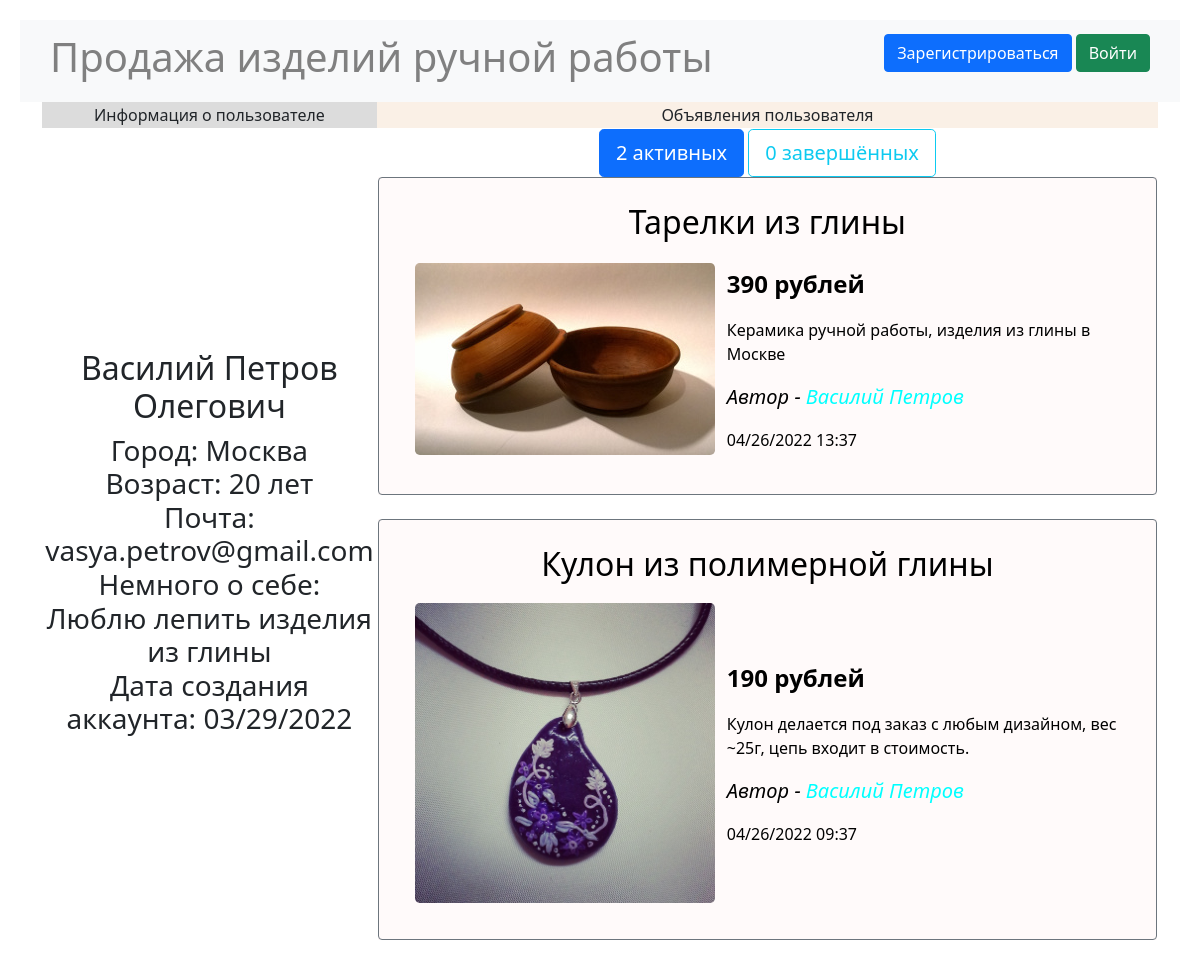
Page /user/5/active on the earlier database version.
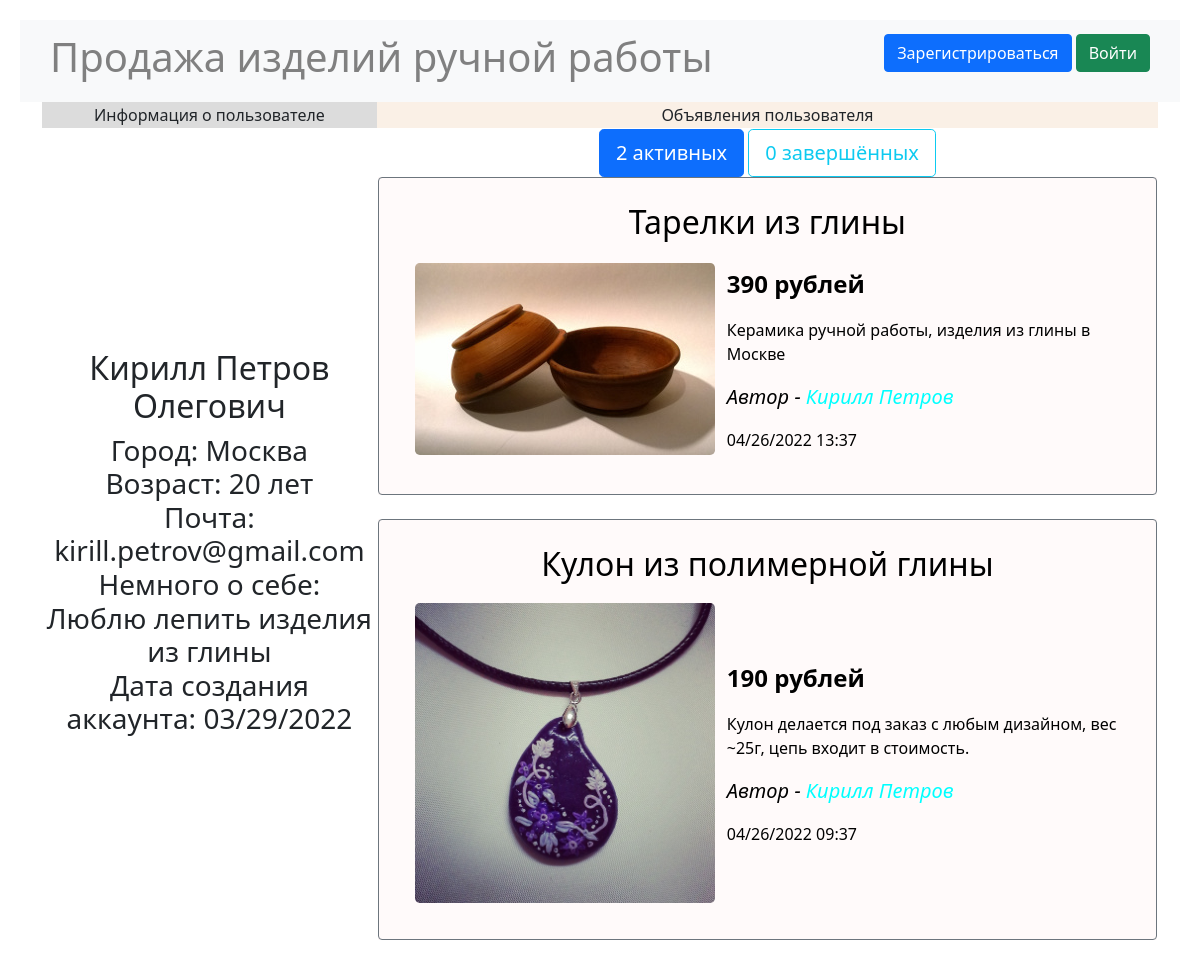
Same page on the later database version.
### data/users.py (models this page shows, shortened)
class User(SqlAlchemyBase, UserMixin, SerializerMixin):
    __tablename__ = 'users'
    id = sqlalchemy.Column(sqlalchemy.Integer,
                           primary_key=True, autoincrement=True)
    name = sqlalchemy.Column(sqlalchemy.String, nullable=True)
    surname = sqlalchemy.Column(sqlalchemy.String, nullable=True)
    patronymic = sqlalchemy.Column(sqlalchemy.String, nullable=True)
    city = sqlalchemy.Column(sqlalchemy.String, nullable=True)
    age = sqlalchemy.Column(sqlalchemy.Integer, nullable=True)
    email = sqlalchemy.Column(sqlalchemy.String,
                              index=True, unique=True, nullable=True)
    about = sqlalchemy.Column(sqlalchemy.String, nullable=True)
    hashed_password = sqlalchemy.Column(sqlalchemy.String, nullable=True)
    created_date = sqlalchemy.Column(sqlalchemy.DateTime,
                                     default=datetime.datetime.now)
    ads = orm.relation("Ad", back_populates='user')

### data/ads.py (models this page shows)
class Ad(SqlAlchemyBase, SerializerMixin):
    __tablename__ = 'ads'
    id = sqlalchemy.Column(sqlalchemy.Integer,
                           primary_key=True, autoincrement=True)
    user_id = sqlalchemy.Column(sqlalchemy.Integer,
                                sqlalchemy.ForeignKey("users.id"))
    title = sqlalchemy.Column(sqlalchemy.String, nullable=True)
    content = sqlalchemy.Column(sqlalchemy.String, nullable=True)
    price = sqlalchemy.Column(sqlalchemy.Integer, nullable=True)
    filename = sqlalchemy.Column(sqlalchemy.String, nullable=True)
    created_date = sqlalchemy.Column(sqlalchemy.DateTime,
                                     default=datetime.datetime.now)
    is_sold = sqlalchemy.Column(sqlalchemy.Boolean, default=False)
    material = sqlalchemy.Column(sqlalchemy.String, nullable=True)
    condition = sqlalchemy.Column(sqlalchemy.String, nullable=True)
    user = orm.relation('User')

### main.py (the view)
@app.route("/user/<user_id>/<state>")
def profile(user_id, state):
    db_sess = db_session.create_session()
    user = db_sess.query(User).filter(User.id == user_id).first()
    active_ads = db_sess.query(Ad).filter(Ad.user == user,
                                          Ad.is_sold == 0).all()
    complete_ads = db_sess.query(Ad).filter(Ad.user == user,
                                            Ad.is_sold == 1).all()
    ads = complete_ads if state == "complete" else active_ads
    params = {
        "user": user,
        "ads": ads,
        "active": active_ads,
        "complete": complete_ads,
        "title": f"Профиль пользователя {user.name} {user.surname}",
        "state": state,
        "css": "/static/css/index.css"
    }
    return render_template("profile.html", **params)

### data/db_session.py (called while the page is built)
def create_session() -> Session:
    global __factory
    return __factory()

### functions.py (called while the page is built)
def get_utc(city_to_find):
    with open('db/cities_utc.csv', encoding="utf8") as csvfile:
        reader = csv.reader(csvfile, delimiter=';', quotechar='"')
        for city, utc in reader:
            if city == city_to_find and city != "Город":
                return int(utc)
    return 0

### main.py (called while the page is built)
@app.template_filter('change_time')
def change_time(time, city):
    return time + datetime.timedelta(hours=get_utc(city))

### templates/profile.html
{% extends "base.html" %}
{% block content %}
<table>
    <tr>
        <td align="center" bgcolor="#DCDCDC" width="30%">Информация о пользователе</td>
        <td align="center" bgcolor="#FAF0E6">Объявления пользователя</td>
    </tr>
    <tr>
        <td align="center"><h2 >{{user.name}} {{user.surname}} {{user.patronymic}}</h2>
            <h3 >Город: {{user.city}}<br>
                Возраст: {{user.age}} лет<br>
                Почта: {{user.email}}<br>
                Немного о себе:<br>{{user.about}}<br>
                Дата создания аккаунта:
                {{(user.created_date |
                change_time(current_user.city)).strftime("%m/%d/%Y")}}</h3></td>
        <td align="center">
            {% if state == "complete" %}
                {% set active_btn_color = "btn-outline-primary" %}
                {% set complete_btn_color = "btn-info" %}
            {% else %}
                {% set active_btn_color = "btn-primary" %}
                {% set complete_btn_color = "btn-outline-info" %}
            {% endif %}
            <div class="d-grid gap-2 d-md-block" role="group"
                 aria-label="Basic radio toggle button group" align="top">
                <a type="button" href="/user/{{user.id}}/active"
                   class="btn {{ active_btn_color }} btn-lg">
                    {{ active | length() }} активных</a>
                <a type="button" href="/user/{{user.id}}/complete"
                   class="btn {{ complete_btn_color }} btn-lg">
                    {{ complete | length() }} завершённых</a>
            </div>
            {% include "ads_list.html" %}
        </td>
    </tr>
</table>
{% endblock %}

### templates/base.html (shortened to what this page needs)
<!doctype html>
<html lang="en">
<head>
    <link href="https://cdn.jsdelivr.net/npm/bootstrap@5.1.3/dist/css/bootstrap.min.css"
          rel="stylesheet"
>
    <link rel="stylesheet" type="text/css" href={{css}}>
    <link rel="stylesheet" type="text/css" href="/static/css/base.css">
</head>
<body>
<header>
    <nav class="navbar navbar-light bg-light">
        <span class="navbar-text h1" data-bs-toggle="tooltip"
              data-bs-placement="bottom" title="Перейти на главную страницу">
            <a href="/" class="base_title"
               style="color:grey; white-space: nowrap;">
                Продажа изделий ручной работы</a></span>
        {% if current_user.is_authenticated %}
        <div class="btn-group">
            <button type="button"
                    class="btn btn-secondary btn-lg dropdown-toggle"
                    data-bs-toggle="dropdown" aria-expanded="false">
                {{ current_user.name }} {{ current_user.surname }}
            </button>
            <ul class="dropdown-menu dropdown-menu-dark">
                <li><a class="dropdown-item"
                       href="/user/{{current_user.id}}/active">Мой профиль</a></li>
                <li><a class="dropdown-item"
                       href = "/profile_edit/{{current_user.id}}">
                    Редактировать профиль</a></li>
                <li>
                    <hr class="dropdown-divider">
                </li>
                <li><a class="dropdown-item"
                       href="/logout">Выйти из аккаунта</a></li>
            </ul>
        </div>
        {% else %}
        <p>
            <a class="btn btn-primary"
               href="/register">Зарегистрироваться</a>
            <a class="btn btn-success" href="/login">Войти</a>
        </p>
        {% endif %}
    </nav>
</header>
<main role="main" class="container">
    {% block content %}{% endblock %}
</main>
</body>
</html>

### templates/ads_list.html (shortened to what this page needs)
{% for item in ads|sort(attribute='created_date', reverse=true)%}
{% set i = loop.index %}
<div class="add">
    <div class="border border-secondary rounded">
        <a href="/ad/details/{{ item.id }}" title="Подробнее о товаре" id="add_href">
            <h2 align="center">{{item.title}}</h2>
            <table>
                <tr>
                    <td>
                        <a data-bs-toggle="modal"
                           data-bs-target="#Modal{{loop.index}}">
                            <img class="add_img rounded-3"
                                 src="/static/img/{{item.filename}}"
                                 alt="Изображение товара">
                        </a>
                    </td>
                    <td><p>
                        <p class="fw-bold fs-4">{{item.price}} рублей</p>
                        <p class="fs-6">{{item.content}}</p>
                        <p class="fst-italic fs-5">
                            Автор - <a class="navbar-brand"
                                       href="/user/{{item.user.id}}/active"
                                       title="Подробнее об авторе"
                                       id="profile_href">
                            {{item.user.name}} {{item.user.surname}}</a></p>
                        <p class="fs-6">
                            {{ (item.created_date |
                            change_time(current_user.city)).strftime("%m/%d/%Y %H:%M") }}</p>
                    </td>
                </tr>
            </table>
        </a>
    </div>
</div><br>
{% endfor %}

### static/css/index.css (style rules this page uses)
.border { padding: 25px 25px; }
.add { background-color: #FFFAFA; }
#add_href { color: #000000; text-decoration: none; }
#profile_href { color: #00FFFF; text-decoration: none; }
.add_img { max-width: 300px; height: auto; margin: 10px; }

### static/css/base.css (style rules this page uses)
body { margin: 20px; }
.navbar { padding: 5px 30px; }
.base_title { text-decoration: none; }

Differences in the rows shown:
changed User "Петров": name "Василий" → "Кирилл"; email "vasya.petrov@gmail.com" → "kirill.petrov@gmail.com"
changed through a linked row, Ad "Тарелки из глины": user.name "Василий" → "Кирилл"
changed through a linked row, Ad "Кулон из полимерной глины": user.name "Василий" → "Кирилл"
